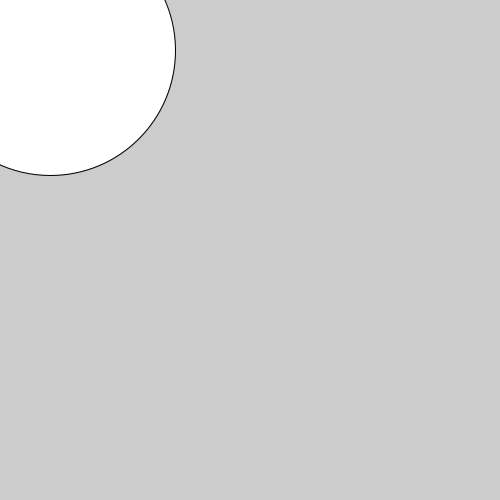
Frame 1 (no input)
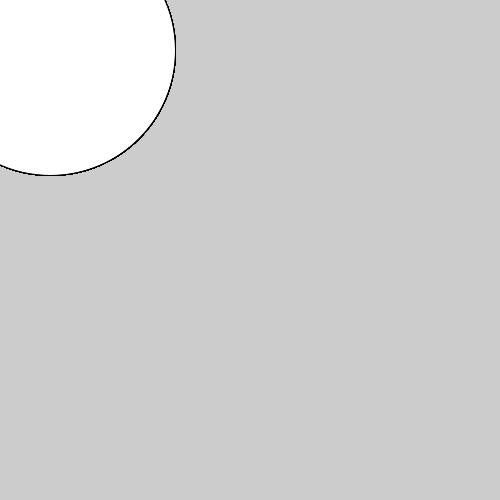
Frame 60 (the mouse pressed at the canvas centre just before this capture)
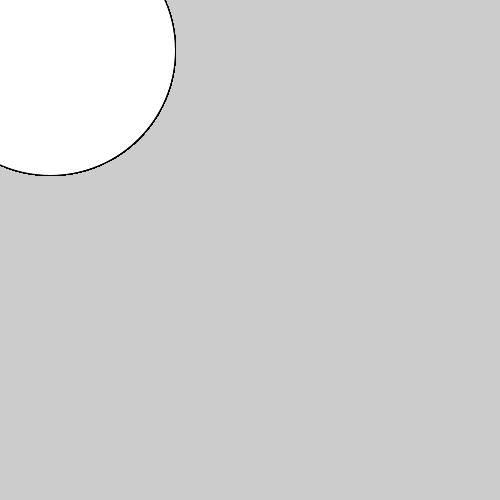
Frame 120 (the mouse held since frame 60 and released just before this capture)

The Processing sketch that drew these frames (run headless with seeded random() and noise(); from frame 60 on, the mouse is pressed at the canvas centre):

// Processing sketch: hello
// ── hello.pde
void setup()
{
   size(500,500); 
}

void draw() 

{
  ellipse(50, 50, width/2, height/2);
  
}
